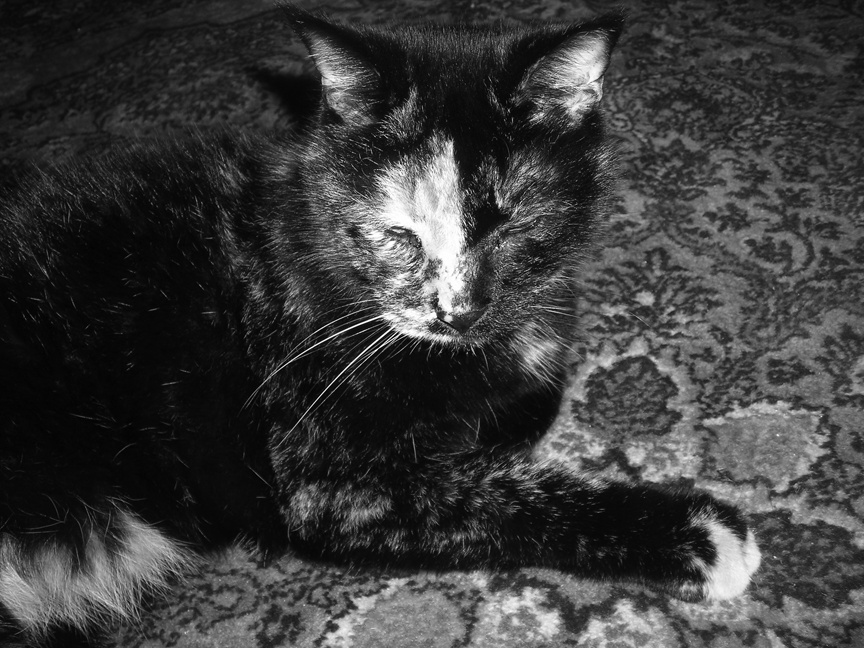
#> input picture week-06/bwCat.tif, 864 x 648 px
$ python lab3_9.1.2_script.py
#> lines starting #> are read from the running program, lines starting #| are printed output that depends on the picture
# -*- coding: utf-8 -*-
"""
Created on Thu Feb 10 12:57:43 2022

@author: benja
"""

import numpy as np
import matplotlib.pyplot as plt
import scipy.ndimage as sim


# [6 lines of commented-out code are left out]
my_filter = np.ones( (3, 3) ) / 9
my_filter1 = np.ones( (15, 15) ) / 225


#print(my_filter)


cat = plt.imread('bwCat.tif')
#> cat is the input picture: shape (648, 864); min 0, max 255, mean 59.2

#plt.imshow(cat)
response = sim.convolve(cat, my_filter,mode='constant')
#plt.subplot(1,2,1)
plt.imshow(response, cmap = 'gist_gray')
plt.title("3x3 sim.convolve (greyscale)")


plt.figure()
alt_response = sim.uniform_filter(cat)
plt.imshow(alt_response, cmap = 'gist_gray')
plt.title("sim.uniform_filter (greyscale)")

plt.figure()
response1 = sim.convolve(cat, my_filter1,mode='constant')
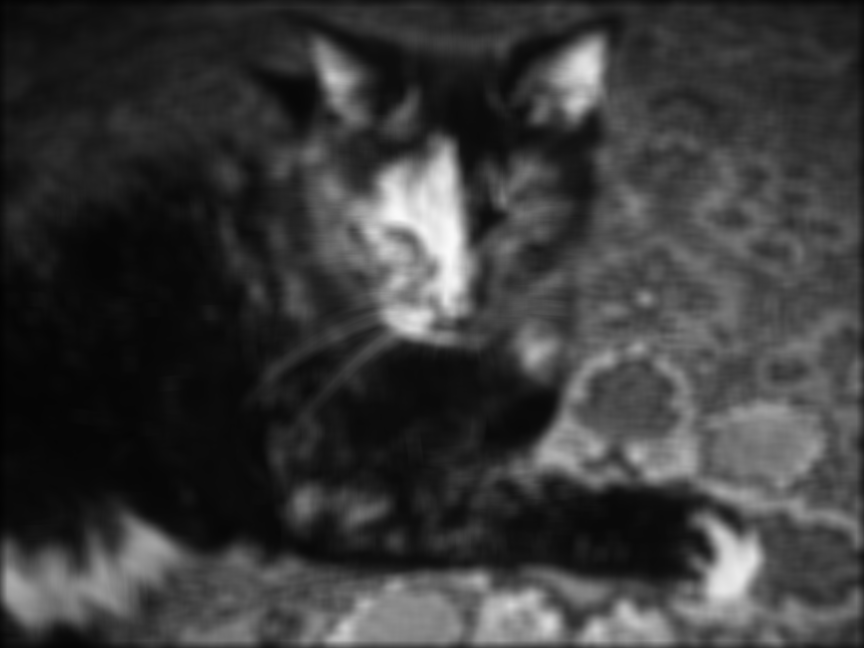
#> response1: shape (648, 864); min 2, max 250, mean 58.1
#plt.subplot(1,2,2)
plt.imshow(response1, cmap='gist_gray')
plt.title("15x15 sim.convolve (greyscale)")
